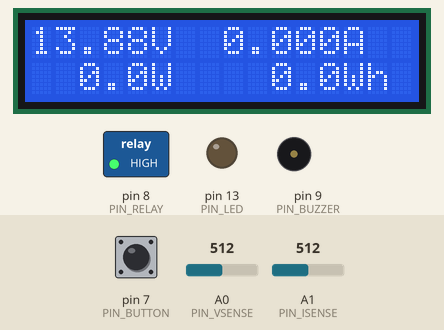
This sketch was run on a simulated Arduino Uno, built with avr-gcc and run on an emulated ATmega328P. Parts: 16×2 character LCD, switched loads named in the sketch (green lamp = pin HIGH), output pins drawn as LEDs (lit = HIGH), buzzer (waves = sounding). Dashed ring = blinking. The inputs (shaded band) are chosen by the test bench; at power-on: A1 (PIN_ISENSE) = 512, pin 7 (PIN_BUTTON) HIGH, A0 (PIN_VSENSE) = 512. What the sketch prints to the serial monitor is not drawn.

Above: at 1.8 s.
1.9 s: A1 (PIN_ISENSE) set to 668
At 3.3 s:
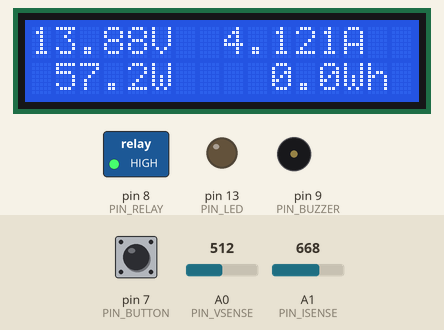
3.6 s: A1 (PIN_ISENSE) set to 700
At 4.37 s:
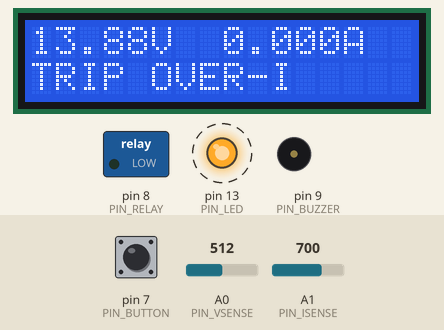
5.7 s: pin 7 (PIN_BUTTON) pulled LOW for 1 s
At 6.88 s:
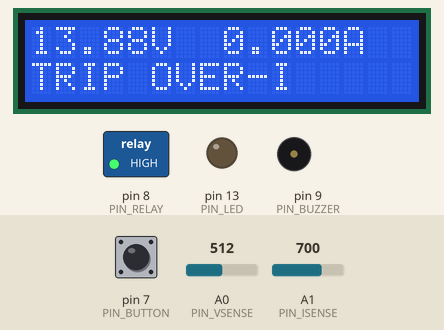
7.3 s: A0 (PIN_VSENSE) set to 716
At 7.69 s:
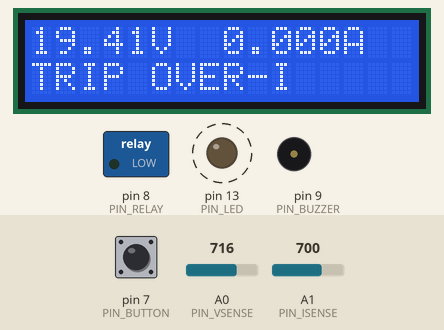
9.1 s: pin 7 (PIN_BUTTON) pulled LOW for 0.15 s
At 9.47 s:
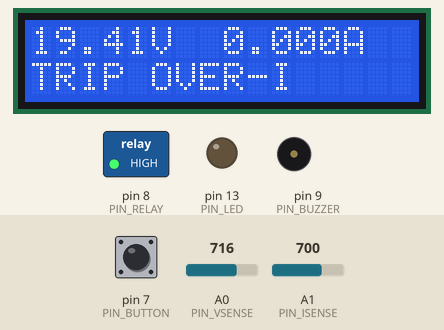
9.8 s: pin 7 (PIN_BUTTON) pulled LOW for 0.15 s
At 10.37 s:
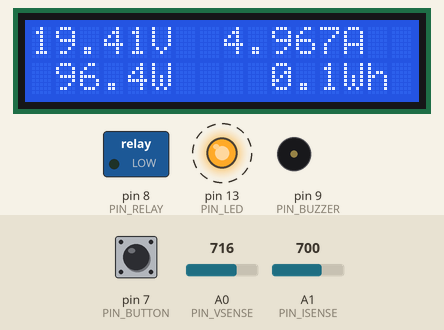
Timing chart, 0 to 11.5 s (numbered marks = the images above; inputs shaded):
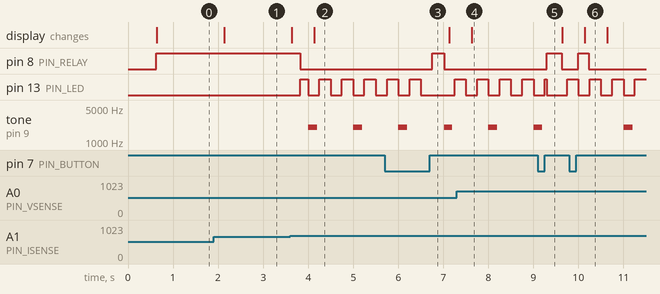

Measured:
- the behaviour switches between 682 and 683 on A1 (PIN_ISENSE) (found by bisection; images 1 and 2)
- after the input at 1.9 s, the display: changes after 0.24 s (image 1)
- after the input at 3.6 s, pin 8 (PIN_RELAY): HIGH → LOW after 0.23 s; pin 13 (PIN_LED): alternates HIGH for 0.25 s and LOW for 0.25 s, starting after 0.23 s; tone on pin 9 (PIN_BUZZER): alternates 2000 Hz for 0.20 s and silent for 0.80 s, starting after 0.40 s; the display: first changes at once (image 2 shows a later state)
- after the input at 5.7 s, pin 8 (PIN_RELAY): LOW → HIGH after 1.0 s, → LOW 0.28 s later
- after the input at 7.3 s, the display: changes after 0.34 s (image 4)
- after the input at 9.1 s, pin 8 (PIN_RELAY): LOW → HIGH after 0.20 s, → LOW 0.33 s later
- after the input at 9.8 s, pin 8 (PIN_RELAY): LOW → HIGH after 0.20 s, → LOW 0.23 s later; the display: changes after 0.34 s (image 6)

The sketch:

dc_power_meter.ino
```cpp
// (licence header left out)
#include <EEPROM.h>
#include <LiquidCrystal.h>
#include <avr/wdt.h>

// ============================================================================
//  CALIBRATION / SETTINGS
// ============================================================================
const float VREF          = 5.00;     // measure your 5 V rail and put it here
const float DIVIDER_RATIO = 22.0 / (100.0 + 22.0);
const float ACS_MV_PER_A  = 185.0;    // 05B: 185, 20A: 100, 30A: 66

const float OV_TRIP_V      = 26.0;
const float OC_TRIP_A      = 4.5;
const float UV_CUT_V       = 10.5;
const float UV_RECONNECT_V = 12.0;

const uint16_t OV_MS = 500, OC_MS = 200, UV_MS = 3000, UV_RECOVER_MS = 10000;
const unsigned long SAVE_EVERY_MS = 600000UL;

// ============================================================================
//  PINS
// ============================================================================
const uint8_t PIN_VSENSE = A0;
const uint8_t PIN_ISENSE = A1;
const uint8_t PIN_BUTTON = 7;
const uint8_t PIN_RELAY  = 8;
const uint8_t PIN_BUZZER = 9;
const uint8_t PIN_LED    = 13;

LiquidCrystal lcd(12, 11, 5, 4, 3, 2);

// ============================================================================
//  STATE
// ============================================================================
enum State : uint8_t { ST_ON, ST_LOW_V, ST_TRIP_OV, ST_TRIP_OC, ST_TRIP_SHORT };
const char *const STATE_NAME[] = { "ON", "LOW VOLT", "TRIP OVER-V", "TRIP OVER-I", "TRIP SHORT" };

State state = ST_ON;
float volts = 0, amps = 0, watts = 0;
double wattHours = 0;
float zeroMv = 2500;
bool rawCurrentAtRail = false;

unsigned long lastMeasure = 0, lastLog = 0, lastSave = 0;
unsigned long ovSince = 0, ocSince = 0, uvSince = 0, recoverSince = 0;
bool ovActive = false, ocActive = false, uvActive = false, recoverActive = false;

static bool since(unsigned long t0, unsigned long d) { return (millis() - t0) >= d; }

static void logMsg(const char *msg) {
  Serial.print(F("# ["));
  Serial.print(millis() / 1000UL);
  Serial.print(F("s] "));
  Serial.println(msg);
}

// ============================================================================
//  EEPROM (16-slot wear levelling)
// ============================================================================
struct Record {
  uint32_t seq;
  float wh;
  uint8_t check;
};
const uint8_t SLOTS = 16;
uint32_t saveSeq = 0;

static uint8_t checksum(const Record &r) {
  const uint8_t *p = (const uint8_t *)&r;
  uint8_t c = 0xA5;
  for (uint8_t i = 0; i < offsetof(Record, check); i++) c = (c << 1 | c >> 7) ^ p[i];
  return c;
}

static void loadEnergy() {
  Record best = { 0, 0, 0 };
  bool found = false;
  for (uint8_t s = 0; s < SLOTS; s++) {
    Record r;
    EEPROM.get(s * sizeof(Record), r);
    if (r.check == checksum(r) && r.seq != 0xFFFFFFFFUL && (!found || r.seq > best.seq)) {
      best = r;
      found = true;
    }
  }
  if (found && best.wh >= 0 && best.wh < 1e7) {
    wattHours = best.wh;
    saveSeq = best.seq;
  }
}

static void saveEnergy() {
  Record r;
  r.seq = ++saveSeq;
  r.wh = (float)wattHours;
  r.check = checksum(r);
  EEPROM.put((r.seq % SLOTS) * sizeof(Record), r);
  logMsg("energy saved");
}

// ============================================================================
//  MEASUREMENT
// ============================================================================
static float readMv(uint8_t pin, bool *atRail) {
  uint32_t sum = 0;
  uint16_t hi = 0;
  for (uint8_t i = 0; i < 64; i++) {
    uint16_t v = analogRead(pin);
    sum += v;
    if (v > hi) hi = v;
  }
  if (atRail) *atRail = hi >= 1020;
  return (sum / 64.0f) * VREF * 1000.0f / 1023.0f;
}

static void measure() {
  unsigned long now = millis();
  unsigned long dt = now - lastMeasure;
  if (dt < 200) return;
  lastMeasure = now;

  volts = readMv(PIN_VSENSE, NULL) / 1000.0f / DIVIDER_RATIO;
  amps = (readMv(PIN_ISENSE, &rawCurrentAtRail) - zeroMv) / ACS_MV_PER_A;
  if (fabs(amps) < 0.02f) amps = 0;          // hide sensor noise around zero
  if (digitalRead(PIN_RELAY) == LOW) amps = 0;
  watts = volts * amps;
  if (watts > 0) wattHours += watts * dt / 3600000.0;
}

// ============================================================================
//  PROTECTION
// ============================================================================
static void setState(State s) {
  if (s == state) return;
  state = s;
  digitalWrite(PIN_RELAY, s == ST_ON ? HIGH : LOW);
  char buf[40];
  snprintf(buf, sizeof(buf), "state -> %s", STATE_NAME[s]);
  logMsg(buf);
}

// Tracks how long a condition has been true.
static bool heldFor(bool cond, bool &active, unsigned long &t0, unsigned long need) {
  if (cond && !active) t0 = millis();
  active = cond;
  return cond && since(t0, need);
}

static bool latched() { return state == ST_TRIP_OV || state == ST_TRIP_OC || state == ST_TRIP_SHORT; }

static void protect() {
  if (latched()) return;

  if (rawCurrentAtRail && state == ST_ON) { setState(ST_TRIP_SHORT); return; }
  if (heldFor(volts > OV_TRIP_V, ovActive, ovSince, OV_MS)) { setState(ST_TRIP_OV); return; }
  if (heldFor(fabs(amps) > OC_TRIP_A, ocActive, ocSince, OC_MS)) { setState(ST_TRIP_OC); return; }

  if (state == ST_ON) {
    if (heldFor(volts < UV_CUT_V, uvActive, uvSince, UV_MS)) setState(ST_LOW_V);
  } else if (state == ST_LOW_V) {
    if (heldFor(volts > UV_RECONNECT_V, recoverActive, recoverSince, UV_RECOVER_MS)) {
      recoverActive = false;
      uvActive = false;
      setState(ST_ON);
    }
  }
}

static void handleButton() {
  static bool last = false, stable = false;
  static unsigned long changed = 0, pressedAt = 0;
  static bool longDone = false;
  bool raw = digitalRead(PIN_BUTTON) == LOW;
  if (raw != last) { last = raw; changed = millis(); }
  if (raw != stable && since(changed, 50)) {
    stable = raw;
    if (stable) {
      pressedAt = millis();
      longDone = false;
    } else if (!longDone && latched()) {
      bool causeGone = volts <= OV_TRIP_V && volts >= UV_CUT_V;
      if (causeGone) {
        ovActive = ocActive = false;
        logMsg("trip reset by user");
        setState(ST_ON);
      } else {
        logMsg("reset refused: voltage still out of range");
      }
    }
  }
  if (stable && !longDone && since(pressedAt, 3000)) {
    longDone = true;
    wattHours = 0;
    saveEnergy();
    logMsg("energy counter cleared");
  }
}

// ============================================================================
//  OUTPUT
// ============================================================================
static void display() {
  static unsigned long last = 0;
  if (!since(last, 500)) return;
  last = millis();
  char a[8], b[8], line[17];

  dtostrf(volts, 5, 2, a);
  dtostrf(amps, 6, 3, b);
  snprintf(line, sizeof(line), "%sV %sA ", a, b);
  lcd.setCursor(0, 0);
  lcd.print(line);

  lcd.setCursor(0, 1);
  if (state == ST_ON) {
    dtostrf(watts, 5, 1, a);
    if (wattHours < 1000) {
      dtostrf(wattHours, 6, 1, b);
      snprintf(line, sizeof(line), "%sW %sWh", a, b);
    } else {
      dtostrf(wattHours / 1000.0, 5, 2, b);
      snprintf(line, sizeof(line), "%sW %skWh", a, b);
    }
  } else {
    snprintf(line, sizeof(line), "%-16s", STATE_NAME[state]);
  }
  lcd.print(line);
}

static void csvLog() {
  if (!since(lastLog, 1000)) return;
  lastLog = millis();
  // DATA,seconds,volts,amps,watts,watt_hours,state
  Serial.print(F("DATA,"));
  Serial.print(millis() / 1000UL);
  Serial.print(',');
  Serial.print(volts, 2);
  Serial.print(',');
  Serial.print(amps, 3);
  Serial.print(',');
  Serial.print(watts, 2);
  Serial.print(',');
  Serial.print(wattHours, 3);
  Serial.print(',');
  Serial.println(STATE_NAME[state]);
}

static void alerts() {
  unsigned long t = millis();
  bool trip = latched();
  digitalWrite(PIN_LED, trip ? (t / 250) & 1 : state == ST_LOW_V ? (t / 1000) & 1 : LOW);
  static bool toneOn = false;
  bool want = trip && (t % 1000) < 200;
  if (want && !toneOn) tone(PIN_BUZZER, 2000);
  if (!want && toneOn) noTone(PIN_BUZZER);
  toneOn = want;
}

// ============================================================================
//  ARDUINO
// ============================================================================
void setup() {
  MCUSR = 0;
  wdt_disable();
  pinMode(PIN_RELAY, OUTPUT);
  digitalWrite(PIN_RELAY, LOW);          // load stays off until we've checked
  pinMode(PIN_BUZZER, OUTPUT);
  pinMode(PIN_LED, OUTPUT);
  pinMode(PIN_BUTTON, INPUT_PULLUP);
  Serial.begin(9600);
  lcd.begin(16, 2);
  lcd.print("DC Power Meter");
  lcd.setCursor(0, 1);
  lcd.print("calibrating...");

  // Relay is open, so whatever the ACS712 reads now is its zero.
  delay(500);
  zeroMv = readMv(PIN_ISENSE, NULL);
  loadEnergy();
  char buf[48];
  char z[8];
  dtostrf(zeroMv, 6, 1, z);
  snprintf(buf, sizeof(buf), "DC power meter v1.0, current zero %s mV", z);
  logMsg(buf);
  Serial.println(F("DATA,seconds,volts,amps,watts,watt_hours,state"));

  // First reading, then connect the load only if the voltage is sane.
  lastMeasure = millis() - 200;
  measure();
  state = ST_LOW_V;                       // forces setState() below to act
  if (volts > OV_TRIP_V)      setState(ST_TRIP_OV);
  else if (volts < UV_CUT_V)  logMsg("state -> LOW VOLT");
  else                        setState(ST_ON);

  lcd.clear();
  lastSave = millis();
  wdt_enable(WDTO_2S);
}

void loop() {
  wdt_reset();
  measure();
  protect();
  handleButton();
  display();
  csvLog();
  alerts();
  if (since(lastSave, SAVE_EVERY_MS)) {
    lastSave = millis();
    saveEnergy();
  }
}
```
